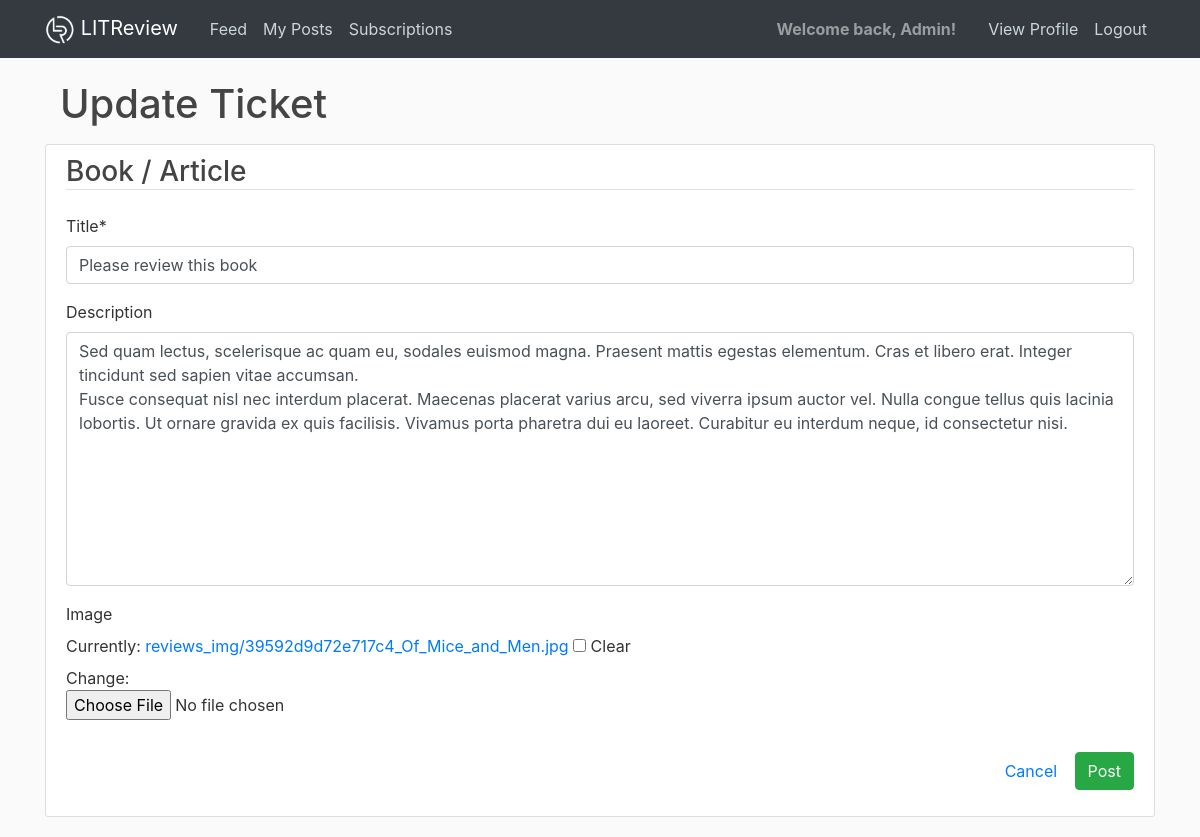
The page /ticket/2/update/ (signed in) on the database its author committed.
### reviews/models.py (models this page shows, shortened)
class Ticket(models.Model):
    title = models.CharField(max_length=128)
    description = models.TextField(max_length=2048, blank=True)
    user = models.ForeignKey(
        to=settings.AUTH_USER_MODEL, on_delete=models.CASCADE)
    time_created = models.DateTimeField(default=timezone.now)
    image = models.ImageField(blank=True, null=True, upload_to='reviews_img')
    if image:
        def save(self, *args, **kwargs):
            super().save()
            img = ImageOps.contain(
                Image.open(self.image.path),
                (200, 200),
                method=3
            )
            img.save(self.image.path)

### reviews/views.py (the view)
# urls.py: path('ticket/<int:pk>/update/', views.ticket_update, name='ticket-update'),
@login_required
def ticket_update(request, pk):
    ticket = Ticket.objects.get(id=pk)
    if request.method == 'POST':
        form = NewTicketForm(request.POST, request.FILES, instance=ticket)
        if form.is_valid():
            form.save()
            messages.success(request, f'Your ticket has been updated!')
            return redirect('reviews-feed')
    else:
        form = NewTicketForm(instance=ticket)
    context = {
        'form': form,
        'title': 'Update Ticket'
    }
    return render(request, 'reviews/ticket_form.html', context)

### reviews/forms.py
class NewTicketForm(forms.ModelForm):
    title = forms.CharField(
        label="Title",
        max_length=128,
        widget=forms.TextInput(),
        error_messages={'required': 'Please enter a title.'}
    )
    description = forms.CharField(
        label="Description",
        max_length=2048,
        widget=forms.Textarea(),
        required=False
    )
    image = forms.ImageField(
        label="Image",
        required=False
    )
    class Meta:
        model = Ticket
        fields = ['title', 'description', 'image']

### reviews/templates/reviews/ticket_form.html (shortened to what this page needs)
{% extends "reviews/_base.html" %}
{% load crispy_forms_tags %}
{% block content %}
<div class="container">
  <div class="mb-3">
    <h1 class="mb-0">{{ title }}</h1>
  </div>
</div>
<div class="content-section">
  <form method="POST" enctype='multipart/form-data'>
    <fieldset class="form-group">
      <h3 class="border-bottom mb-4">Book / Article</h3>
      {{ form|crispy }}
      <div class="float-right mt-3">
        <a class="btn btn-link" href="{% url 'reviews-feed' %}">Cancel</a>
        <button class="btn btn-success" type="submit">Post</button>
      </div>
    </fieldset>
  </form>
</div>
{% endblock content %}

### reviews/templates/reviews/_base.html (shortened to what this page needs)
<!DOCTYPE html>
{% load static %}
<html lang="en">
<head>
  <link rel="stylesheet" href="https://cdn.jsdelivr.net/npm/bootstrap@4.6.1/dist/css/bootstrap.min.css"
>
  <link rel="stylesheet" href="https://cdn.jsdelivr.net/npm/bootstrap-icons@1.7.2/font/bootstrap-icons.css">
  <link rel="stylesheet" type="text/css" href="{% static 'reviews/css/main.css' %}?version=1">
</head>
<body>
<header class="site-header">
  <nav class="navbar navbar-expand-md navbar-dark bg-dark fixed-top">
    <div class="container">
      <a class="navbar-brand mr-4" href="{% url 'reviews-feed' %}">
        <img src="{% static 'reviews/img/logo_w.png' %}" width="30" height="30" alt="LITReview logo">
        LITReview
      </a>
      <div class="collapse navbar-collapse" id="navbarToggle">
        <div class="navbar-nav mr-auto">
          {% if user.is_authenticated %}
          <a class="nav-item nav-link" href="{% url 'reviews-feed' %}">Feed</a>
          <a class="nav-item nav-link" href="{% url 'user-posts' %}">My Posts</a>
          <a class="nav-item nav-link" href="{% url 'reviews-subs' %}">Subscriptions</a>
          {% endif %}
        </div>
        <div class="navbar-nav">
          {% if user.is_authenticated %}
          <span class="navbar-text mr-4"><strong>Welcome back, {{ user.username }}!</strong></span>
          <a class="nav-item nav-link" href="{% url 'profile' %}">View Profile</a>
          <a class="nav-item nav-link" href="{% url 'logout' %}">Logout</a>
          {% else %}
          <a class="nav-item nav-link" href="{% url 'login' %}">Login</a>
          <a class="nav-item nav-link" href="{% url 'register' %}">Register</a>
          {% endif %}
        </div>
      </div>
    </div>
  </nav>
</header>
<main role="main" class="container">
  <div class="row">
    <div class="col-lg">
      {% block content %}{% endblock %}
    </div>
  </div>
</main>
</body>
</html>

### reviews/static/reviews/css/main.css (style rules this page uses)
body { background: #fafafa; color: #333333; margin-top: 5rem; }
h1, h2, h3, h4, h5, h6 { color: #444444; }
.site-header .navbar-nav .nav-link { color: #cbd5db; }
.content-section { background: #ffffff; padding: 10px 20px; border: 1px solid #dddddd; border-radius: 3px; margin-bottom: 20px; }

### rows shown on the page
Ticket: title "Please review this book", description "Sed quam lectus, scelerisque ac quam eu, sodales euismod magna. Praesent mattis egestas elementum. Cras et libero erat. Integer tincidunt sed sapien vitae accumsan. Fusce consequat nisl nec interdum placerat. Maecenas placerat varius arcu, sed viverra ipsum auctor vel. Nulla congue tellus quis lacinia lobortis. Ut ornare gravida ex quis facilisis. Vivamus porta pharetra dui eu laoreet. Curabitur eu interdum neque, id consectetur nisi."

### other values the page prints
{{ user.username }} "Admin"
{{ title }} "Update Ticket"
